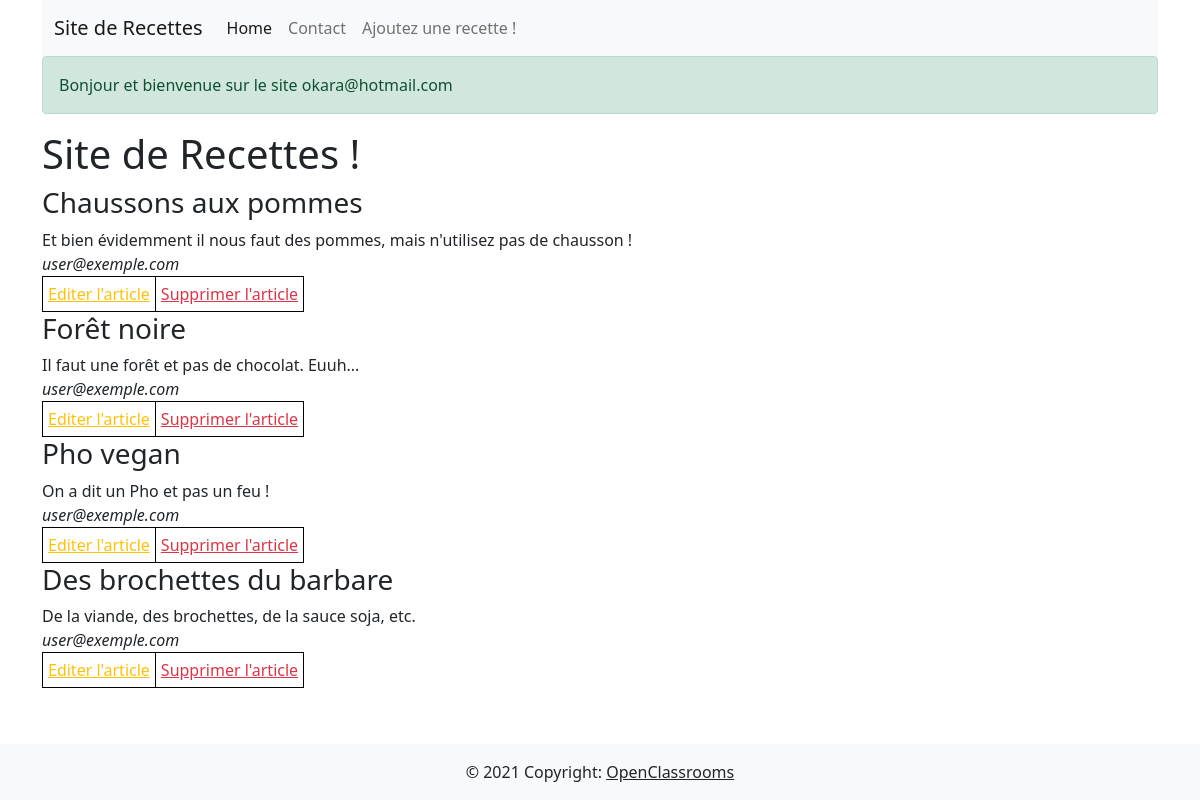
/crud/home.php (signed in), run on the app's committed database.
### tables this page shows
CREATE TABLE `recipes` (
  `recipe_id` int(11) NOT NULL,
  `title` varchar(128) NOT NULL,
  `recipe` text NOT NULL,
  `author` varchar(512) NOT NULL,
  `is_enabled` tinyint(1) NOT NULL
);

### crud/variables.php (called while the page is built, shortened)
<?php
try {
    $mysqlClient = new PDO(
        'mysql:host=localhost;dbname=we_love_food;charset=utf8',
        'root',
        ''
    );
} catch (Exception $e) {
    die('Erreur : ' . $e->getMessage());
}
$recipesStatement = $mysqlClient->prepare("SELECT * FROM recipes;");
$recipesStatement->execute();
$recipes = $recipesStatement->fetchAll();
if(isset($_GET['limit']) && is_numeric($_GET['limit'])) {
    $limit = (int) $_GET['limit'];
} else {
    $limit = 100;
}

### crud/functions.php (called while the page is built, shortened)
<?php
function get_recipes(array $recipes, int $limit) : array
{
    $valid_recipes = [];
    $counter = 0;
    foreach($recipes as $recipe) {
        if ($recipe['is_enabled']) {
            $valid_recipes[] = $recipe;
        }
    }
    return $valid_recipes;
}

### crud/home.php (the view, shortened to what this page needs)
<!DOCTYPE html>
<html>
<head>
    <link
        href="https://cdn.jsdelivr.net/npm/bootstrap@5.0.2/dist/css/bootstrap.min.css"
        rel="stylesheet"
    >
</head>
<body class="d-flex flex-column min-vh-100">
    <div class="container">
    <?php include_once('header.php'); ?>
    <?php include_once('login.php'); ?>
        <h1>Site de Recettes !</h1>
        <?php foreach(get_recipes($recipes, $limit) as $recipe) : ?>
            <article>
                <h3><?php echo $recipe['title']; ?></h3>
                <div><?php echo $recipe['recipe']; ?></div>
                <i><?php echo $recipe['author']; ?></i>
                <table>
                    <tbody>
                        <td style="border: 1px solid black; padding: 5px;">
                            <a class="text-warning" href="update.php?id=<?= $recipe['recipe_id'] ?>">Editer l'article</a>
                        </td>
                        <td style="border: 1px solid black; padding: 5px;">
                            <a class="text-danger" href="delete.php?id=<?= $recipe['recipe_id'] ?>">Supprimer l'article</a>
                        </td>
                    </tbody>
                </table>
            </article>
        <?php endforeach ?>
    </div>
    <?php include_once('footer.php'); ?>
</body>
</html>

### data on the page
recipes: title "Chaussons aux pommes", recipe "Et bien évidemment il nous faut des pommes, mais n'utilisez pas de chausson !", author "user@exemple.com"
recipes: title "Forêt noire", recipe "Il faut une forêt et pas de chocolat. Euuh...", author "user@exemple.com"
recipes: title "Pho vegan", recipe "On a dit un Pho et pas un feu !", author "user@exemple.com"
recipes: title "Des brochettes du barbare", recipe "De la viande, des brochettes, de la sauce soja, etc.", author "user@exemple.com"

### other printed values
$_SESSION['LOGGED_USER'] "okara@hotmail.com"
